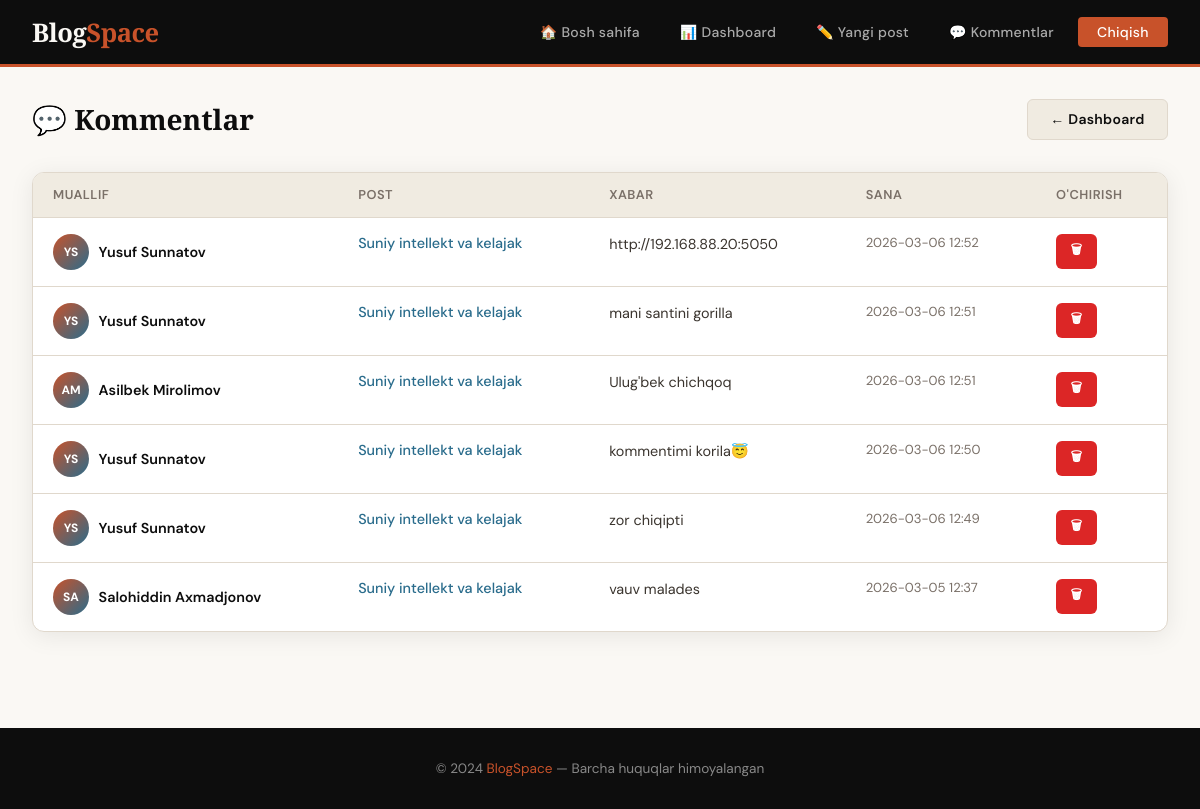
The app's page /admin/comments (signed in) with its own data.
### tables this page shows
CREATE TABLE comments (
            id INTEGER PRIMARY KEY AUTOINCREMENT,
            post_id INTEGER NOT NULL,
            first_name TEXT NOT NULL,
            last_name TEXT NOT NULL,
            message TEXT NOT NULL,
            created_at TIMESTAMP DEFAULT CURRENT_TIMESTAMP,
            FOREIGN KEY (post_id) REFERENCES posts(id)
        );

CREATE TABLE posts (
            id INTEGER PRIMARY KEY AUTOINCREMENT,
            title TEXT NOT NULL,
            short_desc TEXT NOT NULL,
            description TEXT NOT NULL,
            image TEXT,
            video TEXT,
            views INTEGER DEFAULT 0,
            likes INTEGER DEFAULT 0,
            created_at TIMESTAMP DEFAULT CURRENT_TIMESTAMP
        );

### app.py (the view)
@app.route("/admin/comments")
@admin_required
def admin_comments():
    conn = get_db()
    comments = conn.execute(
        "SELECT c.*, p.title as post_title FROM comments c JOIN posts p ON c.post_id = p.id ORDER BY c.created_at DESC"
    ).fetchall()
    conn.close()
    return render_template("admin_comments.html", comments=comments)

### app.py (called while the page is built)
def get_db():
    conn = sqlite3.connect(DB_PATH)
    conn.row_factory = sqlite3.Row
    return conn

def admin_required(f):
    @wraps(f)
    def decorated(*args, **kwargs):
        if not session.get("admin_logged_in"):
            return redirect(url_for("admin_login"))
        return f(*args, **kwargs)
    return decorated

### templates/admin_comments.html (shortened to what this page needs)
{% extends 'base.html' %}
{% block content %}
<div class="page-header">
    <h1>💬 Kommentlar</h1>
    <a href="{{ url_for('admin_dashboard') }}" class="btn btn-secondary">← Dashboard</a>
</div>
<div class="comments-table">
    <table>
        <thead>
            <tr>
                <th>Muallif</th>
                <th>Post</th>
                <th>Xabar</th>
                <th>Sana</th>
                <th>O'chirish</th>
            </tr>
        </thead>
        <tbody>
            {% for c in comments %}
            <tr>
                <td>
                    <div class="commenter">
                        <div class="avatar">
                            {{ c.first_name[0]|upper }}{{ c.last_name[0]|upper }}
                        </div>
                        <div class="commenter-name">{{ c.first_name }} {{ c.last_name }}</div>
                    </div>
                </td>
                <td>
                    <a href="{{ url_for('post_detail', post_id=c.post_id) }}"
                       class="post-link" target="_blank">
                        {{ c.post_title[:40] }}{% if c.post_title|length > 40 %}...{% endif %}
                    </a>
                </td>
                <td class="msg">{{ c.message[:150] }}{% if c.message|length > 150 %}...{% endif %}</td>
                <td style="white-space:nowrap;color:var(--muted);font-size:0.82rem">
                    {{ c.created_at[:16] if c.created_at else '' }}
                </td>
                <td>
                    <form method="POST"
                          action="{{ url_for('admin_delete_comment', comment_id=c.id) }}"
                          onsubmit="return confirm('Kommentni o\'chirmoqchimisiz?')">
                        <button type="submit" class="btn btn-danger btn-sm">🗑</button>
                    </form>
                </td>
            </tr>
            {% else %}
            <tr>
                <td colspan="5" class="empty-row">💬 Hali kommentlar yo'q</td>
            </tr>
            {% endfor %}
        </tbody>
    </table>
</div>
{% endblock %}

### templates/base.html (style rules this page uses)
:root { --ink: #0d0d0d; --paper: #faf8f4; --cream: #f0ebe1; --accent: #c8522a; --accent2: #2a6c8c; --muted: #7a7068; --border: #e0d8cc; --card-bg: #ffffff; --shadow: 0 4px 24px rgba(13,13,13,0.08); --shadow-hover: 0 12px 40px rgba(13,13,13,0.16); }
* { margin: 0; padding: 0; box-sizing: border-box; }
html { scroll-behavior: smooth; }
body { font-family: 'DM Sans', sans-serif; background: var(--paper); color: var(--ink); min-height: 100vh; }
.btn { display: inline-flex; align-items: center; gap: 0.4rem; padding: 0.65rem 1.4rem; border-radius: 6px; font-size: 0.875rem; font-weight: 600; text-decoration: none; border: none; cursor: pointer; transition: all 0.2s; letter-spacing: 0.3px; }
.btn-secondary { background: var(--cream); color: var(--ink); border: 1px solid var(--border); }
.btn-danger { background: #dc2626; color: white; }
.btn-sm { padding: 0.4rem 0.9rem; font-size: 0.8rem; }

### templates/admin_comments.html (style rules this page uses)
.page-header { display: flex; align-items: center; justify-content: space-between; margin-bottom: 2rem; }
.page-header h1 { font-family: 'Playfair Display', serif; font-size: 1.75rem; font-weight: 900; }
.comments-table { background: var(--card-bg); border-radius: 12px; border: 1px solid var(--border); overflow: hidden; box-shadow: var(--shadow); }
table { width: 100%; border-collapse: collapse; }
thead { background: var(--cream); }
th { padding: 0.85rem 1.25rem; text-align: left; font-size: 0.8rem; font-weight: 600; color: var(--muted); letter-spacing: 0.5px; text-transform: uppercase; border-bottom: 1px solid var(--border); }
td { padding: 1rem 1.25rem; border-bottom: 1px solid var(--border); font-size: 0.9rem; vertical-align: top; }
tr:last-child td { border-bottom: none; }
.commenter { display: flex; align-items: center; gap: 0.6rem; }
.avatar { width: 36px; height: 36px; border-radius: 50%; background: linear-gradient(135deg, var(--accent), var(--accent2)); display: flex; align-items: center; justify-content: center; color: white; font-weight: 700; font-size: 0.75rem; flex-shrink: 0; }
.commenter-name { font-weight: 600; font-size: 0.9rem; }
.post-link { color: var(--accent2); text-decoration: none; font-weight: 500; }
.msg { max-width: 300px; color: #3a342e; line-height: 1.5; }

### records on screen
comments: first_name "Y", last_name "S", first_name "Yusuf", last_name "Sunnatov", title "Suniy intellekt va kelajak", message "http://192.168.88.20:5050", created_at "2026-03-06 12:52"
comments: first_name "Y", last_name "S", first_name "Yusuf", last_name "Sunnatov", title "Suniy intellekt va kelajak", message "mani santini gorilla", created_at "2026-03-06 12:51"
comments: first_name "A", last_name "M", first_name "Asilbek", last_name "Mirolimov", title "Suniy intellekt va kelajak", message "Ulug'bek chichqoq", created_at "2026-03-06 12:51"
comments: first_name "Y", last_name "S", first_name "Yusuf", last_name "Sunnatov", title "Suniy intellekt va kelajak", message "kommentimi korila😇", created_at "2026-03-06 12:50"
comments: first_name "Y", last_name "S", first_name "Yusuf", last_name "Sunnatov", title "Suniy intellekt va kelajak", message "zor chiqipti", created_at "2026-03-06 12:49"
comments: first_name "S", last_name "A", first_name "Salohiddin", last_name "Axmadjonov", title "Suniy intellekt va kelajak", message "vauv malades", created_at "2026-03-05 12:37"
